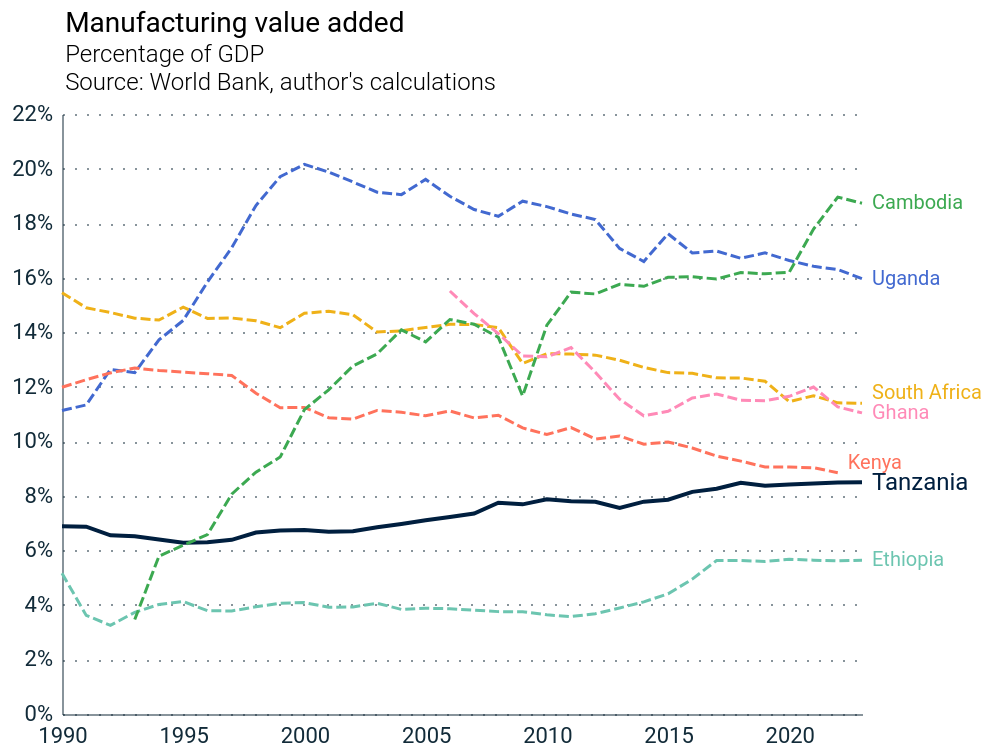

The specification (Vega-Lite) saved for this image:
### Vega-Lite specification from a JSON file in a GitHub repository (floating-point values rounded to 4 significant figures; data arrays with more than 128 entries replaced by an {"elided": "..."} marker saying what was removed)
{"config": {"font": "Roboto", "mark": {"line": {"interpolate": "linear"}}, "view": {"stroke": "transparent", "width": 400, "height": 300}, "range": {"category": ["#179fdb", "#e6224b", "#f4c245", "#122b39", "#eb5c2e", "#36b7b4"], "diverging": ["#E6224B", "#E54753", "#C9C9C9", "#179FDB", "#122B39"], "heatmap": ["#C9C9C9", "#179FDB", "#0063AF", "#122B39"], "ordinal": ["#00A767", "#36B7B4", "#179FDB", "#0063AF", "#243B5A"]}, "axisX": {"labelColor": "#122b39", "tickColor": "#122b39", "domainColor": "#122b39", "domainOpacity": 0.5, "gridOpacity": 0, "labelFont": "Roboto", "labelAngle": 0, "labelAlign": "center", "labelFontSize": 11, "labelPadding": 5, "tickCount": 10, "tickSize": 0, "title": ""}, "axisY": {"labelColor": "#122b39", "labelFont": "Roboto", "tickColor": "#122b39", "domainColor": "#122b39", "gridColor": "#122b39", "gridDash": [1, 5], "gridOpacity": 0.5, "labelPadding": 5, "labelFontSize": 11, "domainOpacity": 0.5, "tickSize": 0, "title": null, "titleAlign": "left", "titleAngle": 0, "titleBaseline": "bottom", "titleColor": "#122b39", "titleOpacity": 0.9, "titleX": 0, "titleY": -7}}, "layer": [{"mark": {"type": "line"}, "encoding": {"color": {"field": "country", "legend": null, "scale": {"domain": ["Tanzania", "Uganda", "South Africa", "Kenya", "Ethiopia", "Cambodia", "Ghana"], "range": ["#001f3f", "#4269d0", "#efb118", "#ff725c", "#6cc5b0", "#3ca951", "#ff8ab7", "#a463f2", "#97bbf5", "#9c6b4e"]}, "type": "nominal"}, "size": {"condition": {"test": "(datum.country === 'Tanzania')", "value": 2}, "value": 1.5}, "strokeDash": {"condition": {"test": "(datum.country === 'Tanzania')", "value": [0, 0]}, "value": [5, 2]}, "x": {"axis": {"title": ""}, "field": "date", "type": "temporal"}, "y": {"axis": {"format": "%", "title": ""}, "field": "value", "type": "quantitative"}}}, {"mark": {"type": "text", "align": "left", "dx": 5, "dy": {"expr": "{\"Tanzania\": 0, \"Uganda\": 0, \"South Africa\": -5, \"Kenya\": -5, \"Ethiopia\": 0, \"Cambodia\": 0, \"Ghana\": 0}[datum.country]"}}, "encoding": {"color": {"field": "country", "legend": null, "scale": {"domain": ["Tanzania", "Uganda", "South Africa", "Kenya", "Ethiopia", "Cambodia", "Ghana"], "range": ["#001f3f", "#4269d0", "#efb118", "#ff725c", "#6cc5b0", "#3ca951", "#ff8ab7", "#a463f2", "#97bbf5", "#9c6b4e"]}, "type": "nominal"}, "size": {"condition": {"test": "(datum.country === 'Tanzania')", "value": 12}, "value": 10}, "text": {"field": "label", "type": "nominal"}, "x": {"axis": {"title": ""}, "field": "date", "type": "temporal"}, "y": {"axis": {"format": "%", "title": ""}, "field": "value", "type": "quantitative"}}}], "data": {"name": "data-42a371d69798fd3ea951220ced24578d"}, "height": 300, "title": {"text": "Manufacturing value added", "anchor": "start", "dx": 27, "fontSize": 14, "fontWeight": "normal", "subtitle": ["Percentage of GDP", "Source: World Bank, author's calculations"], "subtitleFontSize": 12, "subtitleFontWeight": 300}, "width": "container", "$schema": "https://vega.github.io/schema/vega-lite/v5.8.0.json", "datasets": {"data-42a371d69798fd3ea951220ced24578d": {"elided": "218 records"}}}
